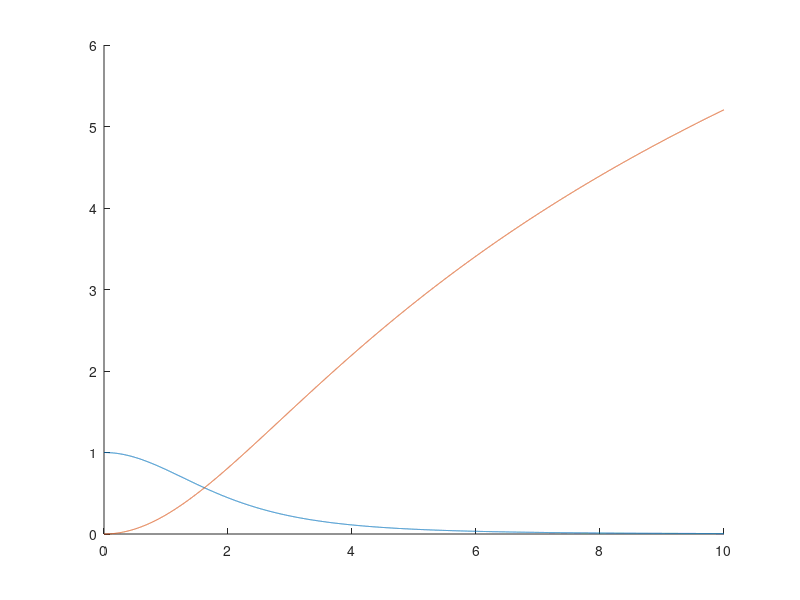
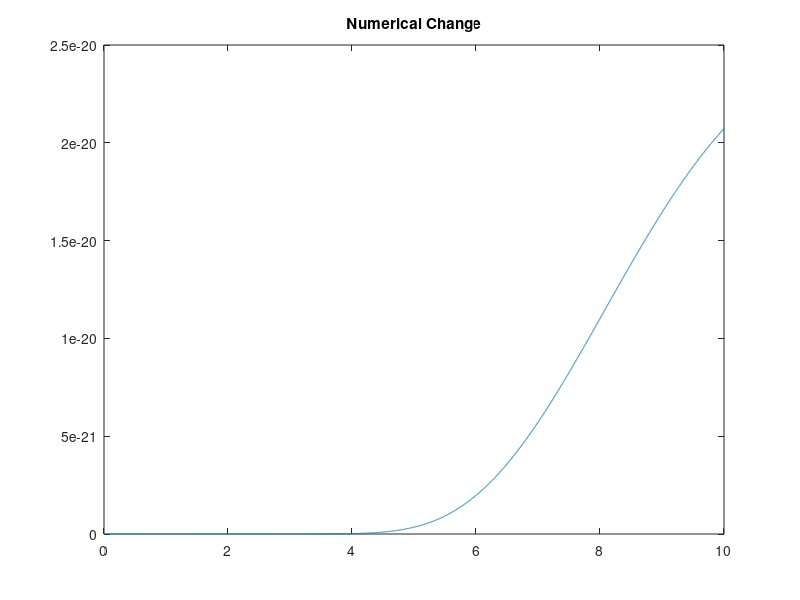

Source code (MATLAB) for these figures, in order:
function RunMeFirst
	
	rMax = 10;
	%numPts = 1000000;
	
	h = 0.001;
	rinit = (0.00001:h:rMax)';
	
	%squeeze the domain
	%r = bilogis(rinit,10);
	r = rinit;
	rInv = 1./r;
	%p0Curr = exp(-1./10.*r.^2);
	
	
	%Pathological function
	%p0Curr = 10000000.*sin(1000.*r).*cos(300*r).*tan(40.*r);
	
	%Let's try the Weierstrass Function!
	as = bsxfun(@power,0.6,(1:200)');
	bs = bsxfun(@power,10,(1:200)');
	p0Curr = (sum(as.*cos(pi*bs*r')))';
	%How does this even converge? This is voodoo magic.
	
	
	%p0Curr(end) = 0;
	p0Last = zeros(size(p0Curr,1),1);
	phi0 = p0Last;
	
	%p0Curr = 1./(1 + r.^2./8).^2;
	%p0Last = zeros(size(p0Curr,1)+2,1);
	%phi0 = -log(p0Curr);
	
	%p0Comp = 1./(1 + r.^2./8).^2;
	%phi0Comp = -log(p0Comp);
	
	f1 = figure(1);
	clf
	hold on
	p1=plot(r,p0Curr);
	p2=plot(r,phi0);
	%p3=plot(r,p0Comp);
	%p4=plot(r,phi0Comp);
	%legend([p1,p2,p3,p4],'p0Curr','phi0','p0Comp','phi0Comp');
	%axis([0,20,0,1]);
	drawnow;
	
	difVec = (p0Last - p0Curr).^2;
	
	f2 = figure(2);
	p3 = plot(rinit,difVec);
	title('Numerical Change')
	drawnow;
	
	i = 0;
	
	d = eps+1;
	
	while(d > eps)
		
		%pause(1)
		
		p0Last = p0Curr;
		
		%Internal method
		phi0 = cumtrapz(r,rInv.*cumtrapz(r,r.*p0Curr));
		
		%Vectorized Trapezoidal
		%b1 = r.*p0Curr;
		%b2 = rInv.*cumsum((b1 + [diff(b1);b1(end)-b1(end-1)]./2).*h);
		%phi0 = cumsum((b2 + [diff(b2);b2(end)-b2(end-1)]./2).*h);
		
		%Naive Rectangular
		%phi0 = cumsum(rInv.*cumsum(r.*p0Curr.*h).*h);
		
		p0Curr = exp(-phi0);
		%rInv = rInv(1:end-2);
		%r = r(1:end-2);
		
		set(groot,'currentfigure',f1);
		set(p1,'YData',p0Curr);
		set(p2,'YData',phi0);
		drawnow;
		i = i +1;
		
		difVec = (p0Last - p0Curr).^2;
		set(groot,'currentfigure',f2);
		set(p3,'YData',difVec);
		drawnow;
		
		
		d = sum(difVec);
		%d = sum((p0Last(1:10:end) - p0Curr(1:10:end)).^2);
		disp(d)
		
	end
	disp(['Done in ' num2str(i) ' iterations.'])
	
	
end

